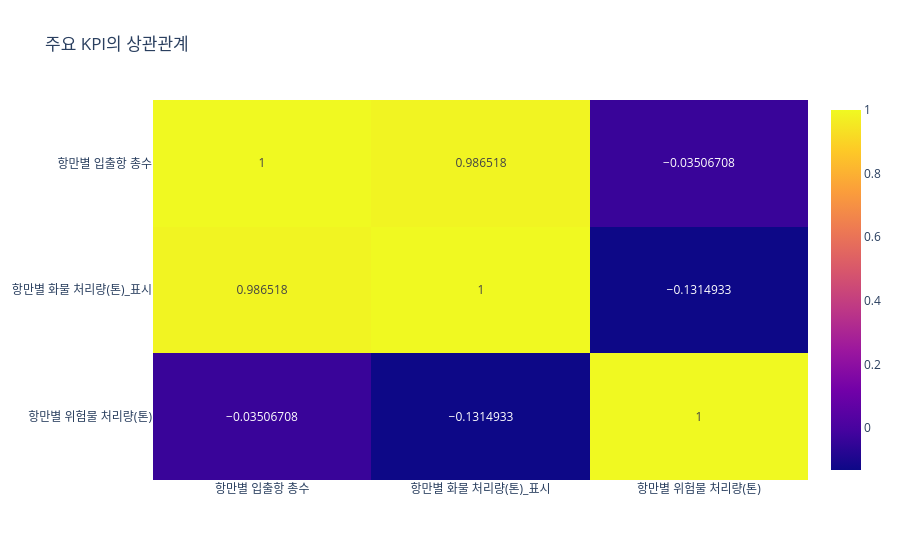

The cell this chart's notebook holds for it:
### Markdown cell above
#### 히트맵: 상관관계의 시각화

### Code cell
fig = px.imshow(corr, text_auto=True, aspect='auto', title='주요 KPI의 상관관계')

fig.show()

### Figure 1 — Plotly figure (JSON) as saved in the notebook; plotly's stock layout.template omitted (floating-point values rounded to 4 significant figures)
{"data": [{"coloraxis": "coloraxis", "name": "0", "texttemplate": "%{z}", "x": ["항만별 입출항 총수", "항만별 화물 처리량(톤)_표시", "항만별 위험물 처리량(톤)"], "y": ["항만별 입출항 총수", "항만별 화물 처리량(톤)_표시", "항만별 위험물 처리량(톤)"], "z": [[1.0, 0.9865, -0.03507], [0.9865, 1.0, -0.1315], [-0.03507, -0.1315, 1.0]], "type": "heatmap", "xaxis": "x", "yaxis": "y", "hovertemplate": "x: %{x}<br>y: %{y}<br>color: %{z}<extra></extra>"}], "layout": {"xaxis": {"anchor": "y", "domain": [0.0, 1.0]}, "yaxis": {"anchor": "x", "domain": [0.0, 1.0], "autorange": "reversed"}, "coloraxis": {"colorscale": [[0.0, "#0d0887"], [0.1111, "#46039f"], [0.2222, "#7201a8"], [0.3333, "#9c179e"], [0.4444, "#bd3786"], [0.5556, "#d8576b"], [0.6667, "#ed7953"], [0.7778, "#fb9f3a"], [0.8889, "#fdca26"], [1.0, "#f0f921"]]}, "title": {"text": "주요 KPI의 상관관계"}}}
